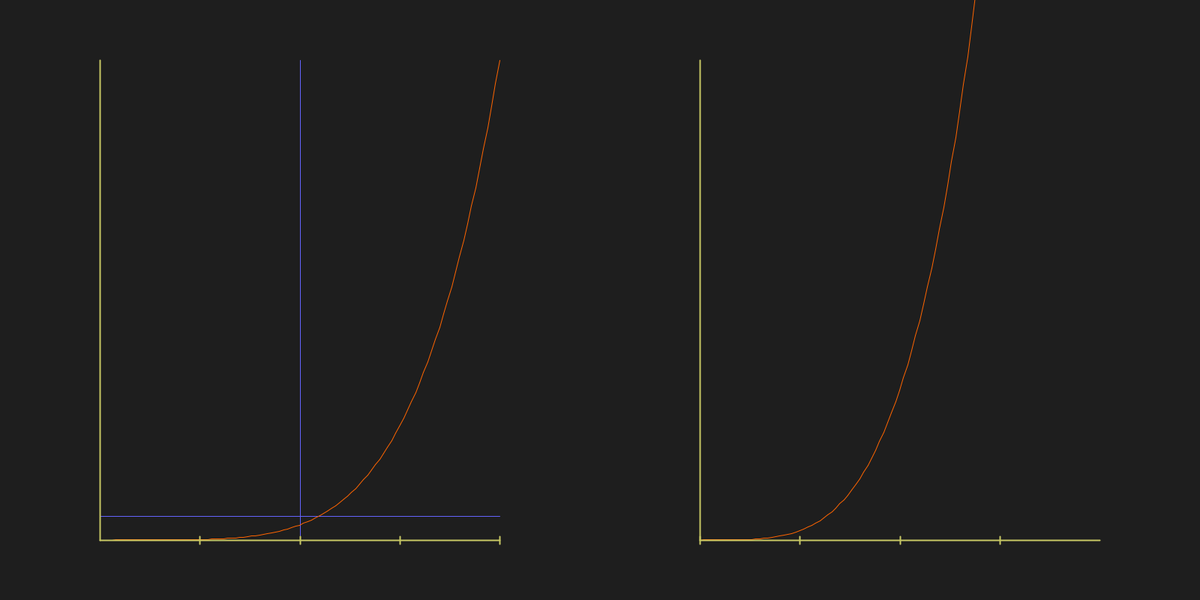
Frame 1 (no input)
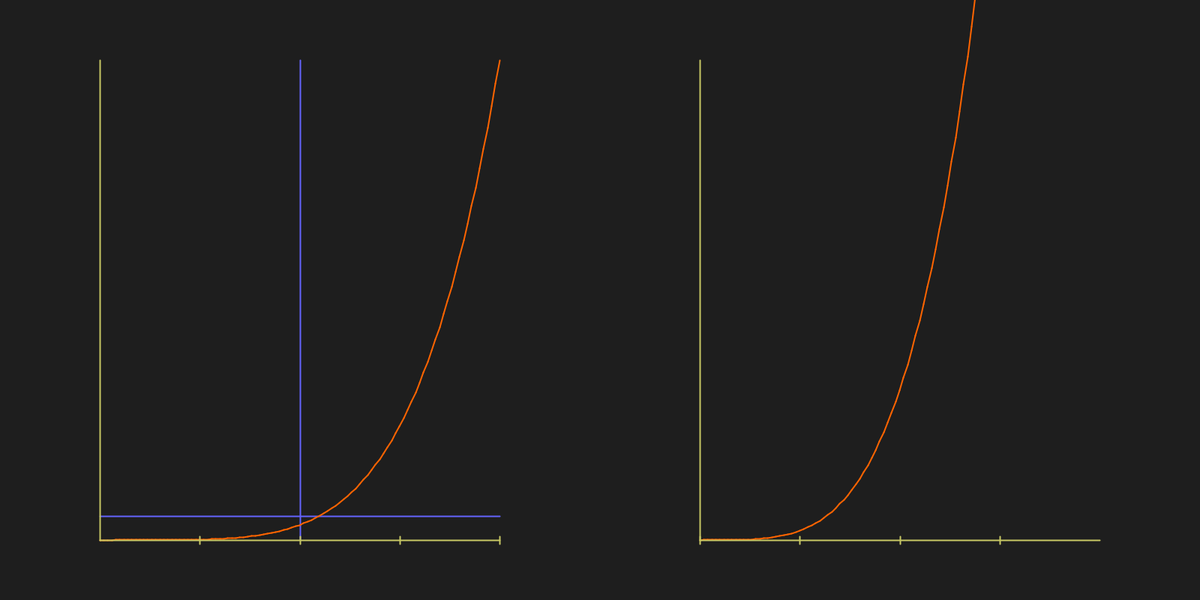
Frame 60 (the mouse pressed at the canvas centre just before this capture)
Frame 120 (the mouse held since frame 60 and released just before this capture): identical to frame 60, image omitted

The Processing sketch that drew these frames (run headless with seeded random() and noise(); from frame 60 on, the mouse is pressed at the canvas centre):

// Processing sketch: AnimatedGraph
// ── AnimatedGraph.pde


void setup() {
  size(1600, 800);
}


void draw() {
  background(30);
  drawGraphs();
}

float yscale = 1;

void drawGraphs() {
  stroke(100, 100, 255);
  line(3 * width / 12, height / 10, 3 * width / 12, 9 * height / 10);
  line(width / 12, (9 * height / 10) - function(2), 5 * width / 12, (9 * height / 10) - function(2));
  
  //First Graph Trace
  float px = 0;
  for (float x = 0; x < 1; x += 0.01) {
    float y = function(x) * yscale;
    float py = function(px) * yscale;
    stroke(255, 100, 0);
    line((width / 12) + (x * 4 * width / 12), (9 * height / 10) - (y * 8 * height / 10), (width / 12) + (px * 4 * width / 12), (9 * height / 10) - (py * 8 * height / 10));
    px = x;
  }
  
  //Second Graph Trace
  px = 0;
  for (float x = 0; x < 1; x += 0.01) {
    float y = dFunction(x) * yscale;
    float py = dFunction(px) * yscale;
    stroke(255, 100, 0);
    line((7 * width / 12) + (x * 4 * width / 12), (9 * height / 10) - (y * 8 * height / 10), (7 * width / 12) + (px * 4 * width / 12), (9 * height / 10) - (py * 8 * height / 10));
    px = x;
  }
  
  //Graph axis and grid marks
  strokeWeight(2);
  stroke(200, 200, 100);
  noFill();
  line(width / 12, height / 10, width / 12, 9 * height / 10);
  line(width / 12, 9 * height / 10, 5 * width / 12, 9 * height / 10);
  
  line(7 * width / 12, height / 10, 7 * width / 12, 9 * height / 10);
  line(7 * width / 12, 9 * height / 10, 11 * width / 12, 9 * height / 10);
  
  for (int i = 2; i < 11; i++) {
    if (i != 6) {
      line(i * width / 12, 9 * height / 10 - 5, i * width / 12, 9 * height / 10 + 5);
    }
  }
}

float function(float x) {
  return pow(x, 5);
}

float dFunction(float x) {
  return 5 * pow(x, 4);
}
